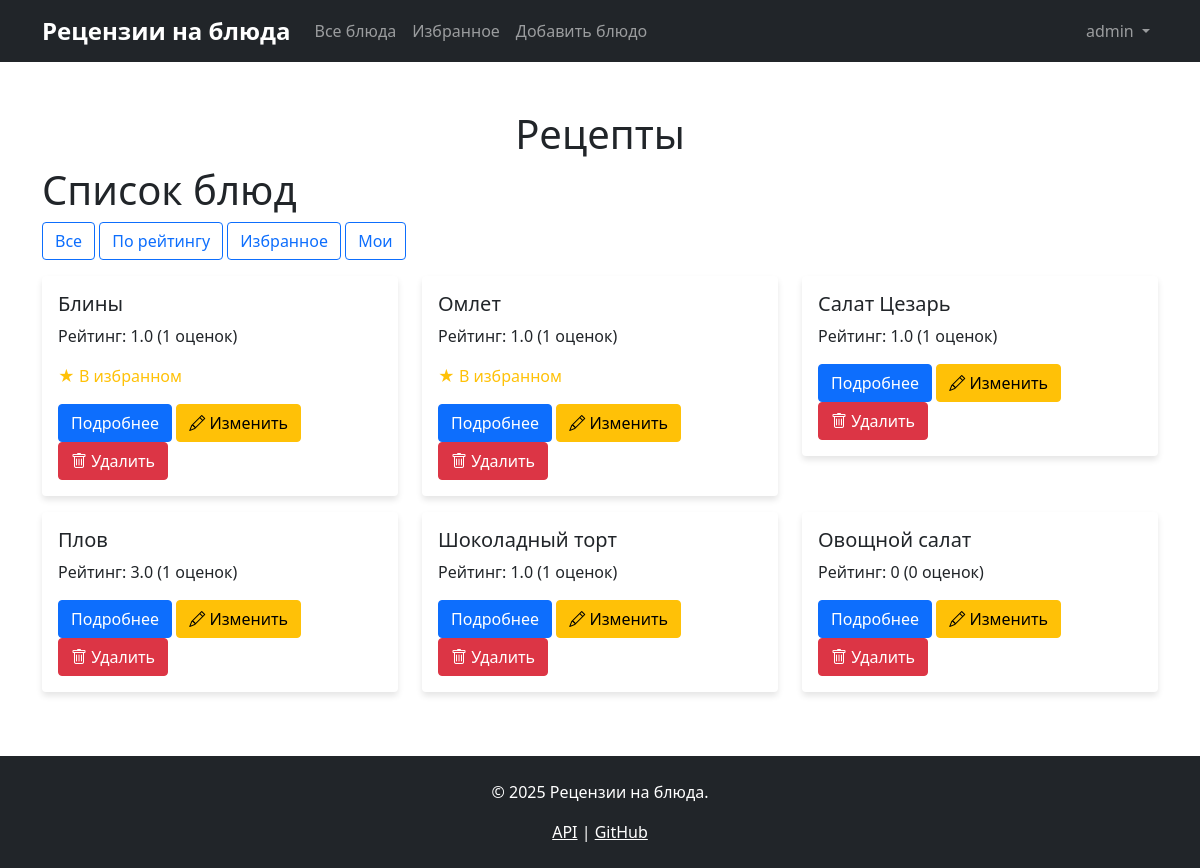
/dishes?sort=my_dishes (signed in), run on the app's committed database.
### data/users.py (models this page shows, shortened)
class User(SqlAlchemyBase, UserMixin, SerializerMixin):
    __tablename__ = 'users'
    id = sqlalchemy.Column(sqlalchemy.Integer,
                           primary_key=True, autoincrement=True)
    login = sqlalchemy.Column(sqlalchemy.String,
                              index=True, unique=True, nullable=True)
    hashed_password = sqlalchemy.Column(sqlalchemy.String, nullable=True)
    ratings = orm.relationship("DishRating", back_populates='user')
    favourites = orm.relationship("Favourite", back_populates='user')

### data/dishes.py (models this page shows, shortened)
class Dish(SqlAlchemyBase, SerializerMixin):
    __tablename__ = 'dishes'
    id = sqlalchemy.Column(sqlalchemy.Integer,
                           primary_key=True, autoincrement=True)
    name = sqlalchemy.Column(sqlalchemy.String, nullable=True, unique=True)
    ingredients = sqlalchemy.Column(sqlalchemy.Text, nullable=True)
    url = sqlalchemy.Column(sqlalchemy.String, nullable=True)
    author_id = sqlalchemy.Column(sqlalchemy.Integer,
                                  sqlalchemy.ForeignKey("users.id"),
                                  nullable=True)
    ratings = orm.relationship("DishRating", back_populates='dish')
    favourites = orm.relationship("Favourite", back_populates='dish')
    author = orm.relationship('User', backref='created_dishes')

### blueprints/dishes.py (the view, shortened to what this page needs)
@dishes_bp.route('/dishes', methods=['GET'])
@login_required
def dishes_list():
    sort_by = request.args.get('sort', 'default')
    session = db_session.create_session()
    if sort_by == 'rating':
        dishes_query = session.query(DishWithRating).order_by(
            desc(DishWithRating.average_rating)
        ).all()
    elif sort_by == 'my_dishes':
        all_dishes = session.query(Dish).filter(
            Dish.author_id == current_user.id
        ).all()
        my_dish_ids = [dish.id for dish in all_dishes]
        if my_dish_ids:
            dishes_query = session.query(DishWithRating).filter(
                DishWithRating.id.in_(my_dish_ids)
            ).all()
        else:
            dishes_query = []  # У пользователя нет своих блюд
    else:
        dishes_query = session.query(DishWithRating).all()
    dishes = []
    for dish_view in dishes_query:
        dish_full = session.query(Dish).filter(Dish.id == dish_view.id).first()
        can_edit = False
        if dish_full.author_id == current_user.id or current_user.id == 1:
            can_edit = True
        dish_info = {
            'id': dish_view.id,
            'name': dish_view.name,
            'ingredients': dish_view.ingredients,
            'url': dish_view.url,
            'average_rating': dish_view.average_rating,
            'rating_count': dish_view.rating_count,
            'is_favourite': False,
            'user_rating': None,
            'can_edit': can_edit
        }
        favourite = session.query(Favourite).filter(
            Favourite.user_id == current_user.id,
            Favourite.dishes_id == dish_view.id
        ).first()
        dish_info['is_favourite'] = favourite is not None
        user_rating = session.query(DishRating).filter(
            DishRating.user_id == current_user.id,
            DishRating.dish_id == dish_view.id
        ).first()
        dish_info['user_rating'] = user_rating.rating if user_rating else None
        dishes.append(dish_info)
    session.close()
    return render_template('dishes.html',
                           title='Список блюд',
                           dishes=dishes,
                           current_sort=sort_by,
                           get_navbar=get_navbar(),
                           get_footer=get_footer())

### app.py (called while the page is built)
def get_footer():
    return '''<footer class="bg-dark text-white py-4 mt-5">
        <div class="container text-center">
            <p>&copy; 2025 Рецензии на блюда.</p>
            <p class="mb-0">
                <a href="/api/dishes" class="text-white">API</a> |
                <a href="https://github.com" class="text-white">GitHub</a>
            </p>
        </div>
    </footer>'''

@login_manager.user_loader
def load_user(user_id):
    session = db_session.create_session()
    return session.query(User).get(int(user_id))

### blueprints/dishes.py (called while the page is built)
def get_navbar():
    from app import get_navbar as app_get_navbar
    return app_get_navbar()

def get_footer():
    from app import get_footer as app_get_footer
    return app_get_footer()

### data/db_session.py (called while the page is built)
def create_session() -> Session:
    global __factory
    return __factory()

### templates/dishes.html (shortened to what this page needs)
{% extends "base.html" %}
{% block content %}
<h1>Список блюд</h1>
<div class="mb-3">
    <a href="{{ url_for('dishes.dishes_list') }}" class="btn btn-outline-primary">Все</a>
    <a href="{{ url_for('dishes.dishes_list', sort='rating') }}" class="btn btn-outline-primary">По рейтингу</a>
    <a href="{{ url_for('dishes.dishes_list', sort='favourites') }}" class="btn btn-outline-primary">Избранное</a>
    <a href="{{ url_for('dishes.dishes_list', sort='my_dishes') }}" class="btn btn-outline-primary">Мои</a>
</div>
<div class="row">
    {% for dish in dishes %}
    <div class="col-md-4 mb-3">
        <div class="card">
            <div class="card-body">
                <h5>{{ dish.name }}</h5>
                <p>Рейтинг: {{ dish.average_rating }} ({{ dish.rating_count }} оценок)</p>
                {% if dish.is_favourite %}
                <p class="text-warning">★ В избранном</p>
                {% endif %}
                <a href="{{ url_for('dishes.dish_detail', dish_id=dish.id) }}" class="btn btn-primary">Подробнее</a>
                {% if dish.can_edit %}
                <a href="{{ url_for('dishes.edit_dish', dish_id=dish.id) }}"
                               class="btn btn-warning">
                                <i class="bi bi-pencil"></i> Изменить
                            </a>
                <form action="{{ url_for('dishes.delete_dish', dish_id=dish.id) }}"
                                  method="POST"
                                  class="d-inline"
                                  onsubmit="return confirm('Вы уверены, что хотите удалить эту работу?');">
                                <button type="submit" class="btn btn-danger">
                                    <i class="bi bi-trash"></i> Удалить
                                </button>
                </form>
                {% else %}
                <span class="text-muted">Нет прав</span>
                {% endif %}
            </div>
        </div>
    </div>
    {% endfor %}
</div>
{% endblock %}

### templates/base.html (shortened to what this page needs)
<!DOCTYPE html>
<html>
<head>
    <link href="https://cdn.jsdelivr.net/npm/bootstrap@5.1.3/dist/css/bootstrap.min.css" rel="stylesheet">
    <link rel="stylesheet" href="https://cdn.jsdelivr.net/npm/bootstrap-icons@1.10.0/font/bootstrap-icons.css">
    <link rel="stylesheet" href="{{url_for('static', filename='css/style.css')}}">
</head>
<body>
    {{ get_navbar|safe }}
    <div class="container text-center mt-5">
        <h1>Рецепты</h1>
    </div>
    <main role="main" class="container">
      {% block content %}{% endblock %}
    </main>
    {{ get_footer|safe }}
</body>
</html>

### static/css/style.css (style rules this page uses)
.navbar-brand { font-weight: bold; font-size: 1.5rem; }
.card { box-shadow: 0 4px 6px rgba(0, 0, 0, 0.1); border: none; }

### data on the page
User: login "Рецензии на блюда Все блюда Избранное Добавить блюдо admin"
Dish: name "Блины", average_rating "1.0", rating_count "1", shows "★ В избранном"
Dish: name "Омлет", average_rating "1.0", rating_count "1", shows "★ В избранном"
Dish: name "Салат Цезарь", average_rating "1.0", rating_count "1"
Dish: name "Плов", average_rating "3.0", rating_count "1"
Dish: name "Шоколадный торт", average_rating "1.0", rating_count "1"
Dish: name "Овощной салат", average_rating "0", rating_count "0"

### other printed values
{{ get_footer|safe }} "© 2025 Рецензии на блюда. API | GitHub"
